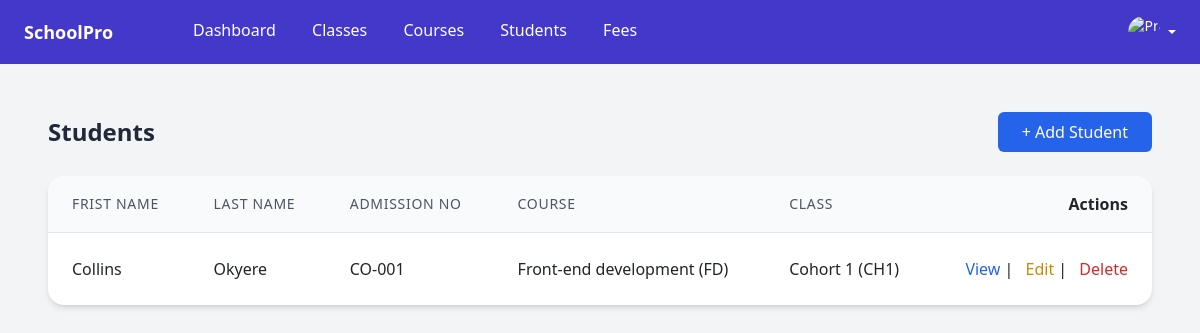
The page /students/ on the database its author committed.
### students/models.py (models this page shows, shortened)
class Student(models.Model):
    first_name = models.CharField(max_length=100)
    last_name = models.CharField(max_length=100)
    student_id = models.CharField(max_length=10, unique=True, blank=True)
    date_of_birth = models.DateField(auto_now_add=True)
    gender = models.CharField(max_length=10)
    email = models.EmailField(unique=True)
    phone_number = models.CharField(max_length=10)
    enrolled_on = models.DateField(default=timezone.now)
    classroom = models.ForeignKey(Classroom, on_delete=models.SET_NULL, null=True, blank=True)
    course = models.ForeignKey(Course, on_delete=models.SET_NULL, null=True, blank=True)

### courses/models.py (models this page shows)
class Course(BaseModel):
    name = models.CharField(max_length=100)
    code = models.CharField(max_length=20, unique=True)
    def __str__(self):
        return f"{self.name} ({self.code})"

### classrooms/models.py (models this page shows)
class Classroom(BaseModel):
    name = models.CharField(max_length=100)
    code = models.CharField(max_length=20, unique=True)
    def __str__(self):
        return f"{self.name} ({self.code})"

### students/views.py (the view)
# urls.py: path('', views.index, name='list'),
def index(request):
    students = Student.objects.all()
    return render(request, 'students/list_students.html', {'students': students})

### students/templates/students/list_students.html (shortened to what this page needs)
{% extends "app_shell.html" %}
{% block content %}
<div class="p-6 bg-gray-100 min-h-screen">
  <div class="flex items-center justify-between mb-6">
    <h1 class="text-2xl font-semibold text-gray-800">Students</h1>
    <a href="{% url 'students:add' %}" class="bg-blue-600 text-white px-4 py-2 rounded-md hover:bg-blue-700">
      + Add Student
    </a>
  </div>
  <div class="bg-white rounded-2xl shadow-md overflow-x-auto">
    <table class="min-w-full divide-y divide-gray-200">
      <thead class="bg-gray-50">
        <tr>
          <th class="px-6 py-3 text-left text-sm font-medium text-gray-600 uppercase tracking-wider">Frist Name</th>
          <th class="px-6 py-3 text-left text-sm font-medium text-gray-600 uppercase tracking-wider">Last Name</th>
          <th class="px-6 py-3 text-left text-sm font-medium text-gray-600 uppercase tracking-wider">Admission No</th>
          <th class="px-6 py-3 text-left text-sm font-medium text-gray-600 uppercase tracking-wider">Course</th>
          <th class="px-6 py-3 text-left text-sm font-medium text-gray-600 uppercase tracking-wider">Class</th>
          <th class="px-6 py-3 text-right">Actions</th>
        </tr>
      </thead>
      <tbody class="divide-y divide-gray-100">
        {% for student in students %}
        <tr class="hover:bg-gray-50">
          <td class="px-6 py-4 whitespace-nowrap">{{ student.first_name }}</td>
          <td class="px-6 py-4 whitespace-nowrap">{{ student.last_name }}</td>
          <td class="px-6 py-4 whitespace-nowrap">{{ student.student_id }}</td>
          <td class="px-6 py-4 whitespace-nowrap">{{ student.course }}</td>
          <td class="px-6 py-4 whitespace-nowrap">{{ student.classroom }}</td>
          <td class="px-4 py-2 space-x-2 text-right">
            <a href="{% url 'students:view' student.pk %}" class="text-blue-600 hover:underline">View</a> |
            <a href="{% url 'students:edit' student.pk %}" class="text-yellow-600 hover:underline">Edit</a> |
            <form action="{% url 'students:delete' student.pk %}" method="POST" class="inline" onsubmit="return confirm('Delete this class?');">
              <button class="text-red-600 hover:underline">Delete</button>
            </form>
          </td>
        </tr>
        {% empty %}
        <tr>
          <td colspan="4" class="px-6 py-4 text-center text-gray-500">No students found.</td>
        </tr>
        {% endfor %}
      </tbody>
    </table>
  </div>
</div>
{% endblock %}

### rows shown on the page
Student: first_name "Collins", last_name "Okyere", student_id "CO-001", course "Front-end development (FD)", classroom "Cohort 1 (CH1)"
